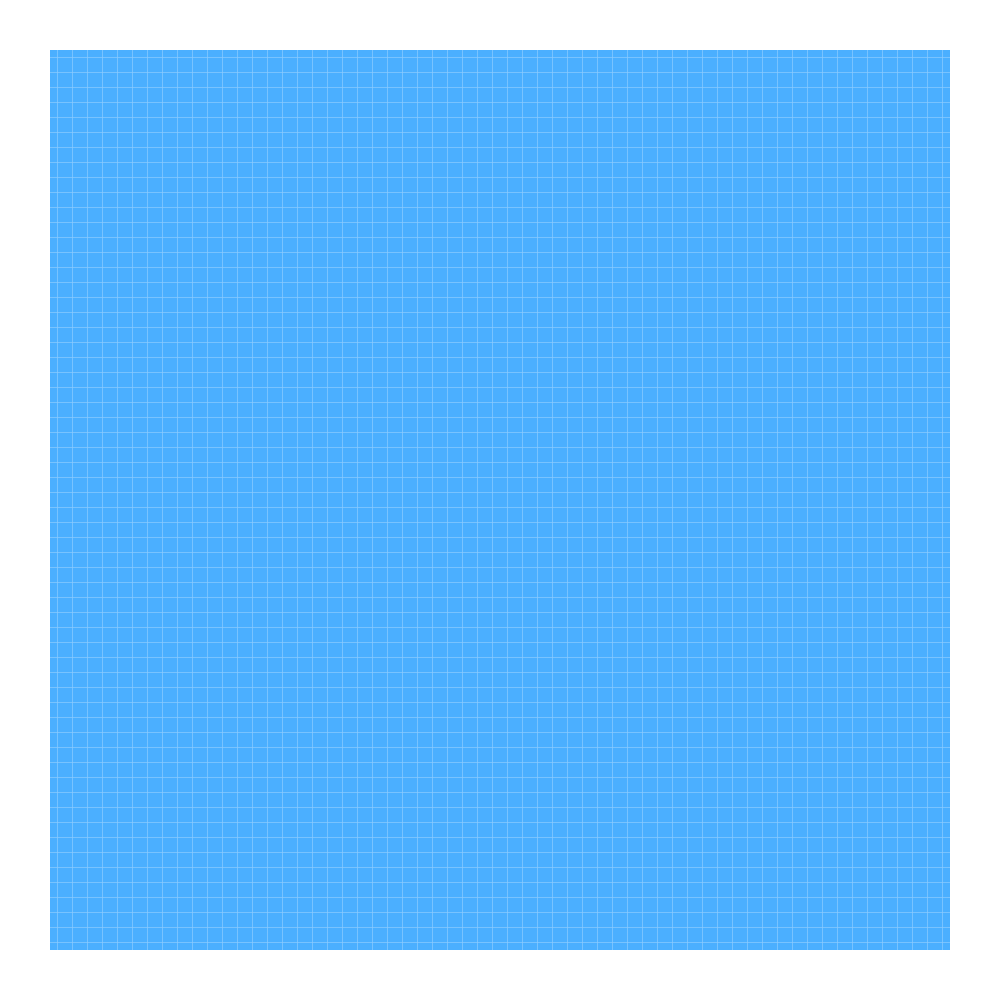
Frame 1 (no input)
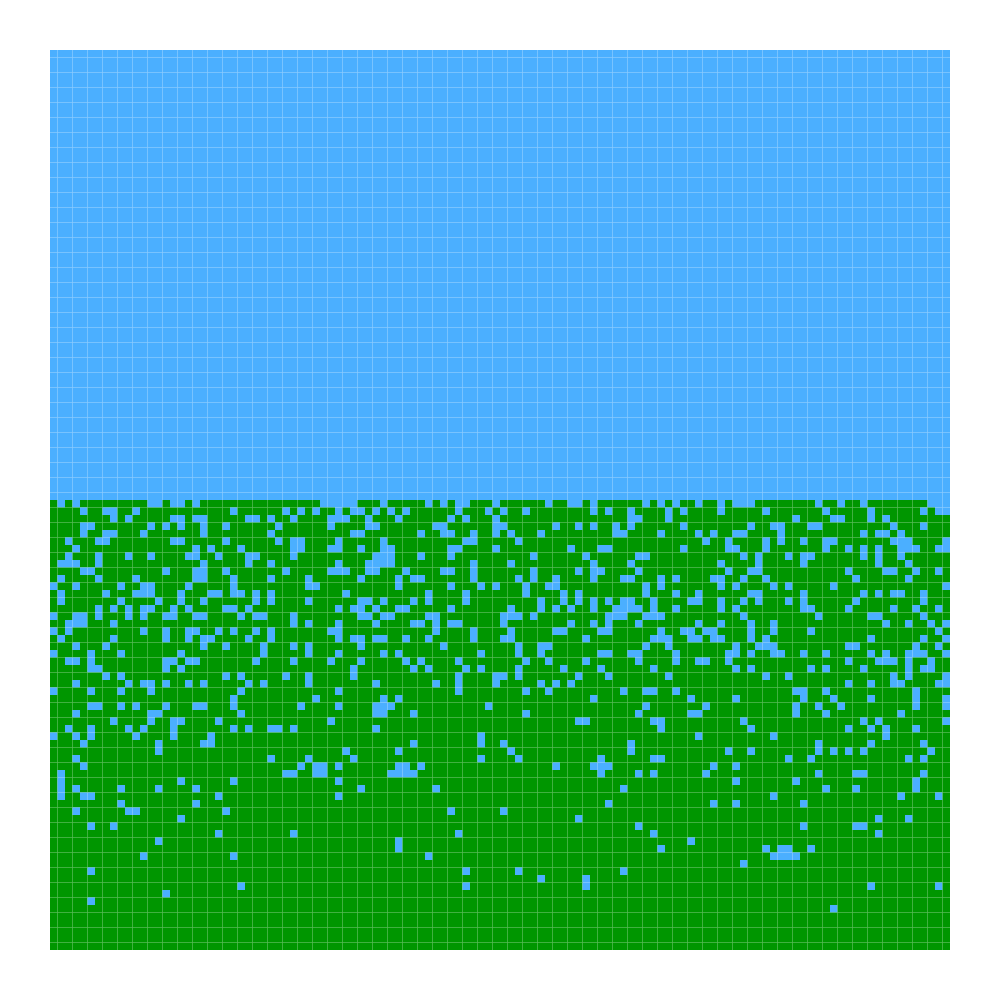
Frame 60 (the mouse pressed at the canvas centre just before this capture)
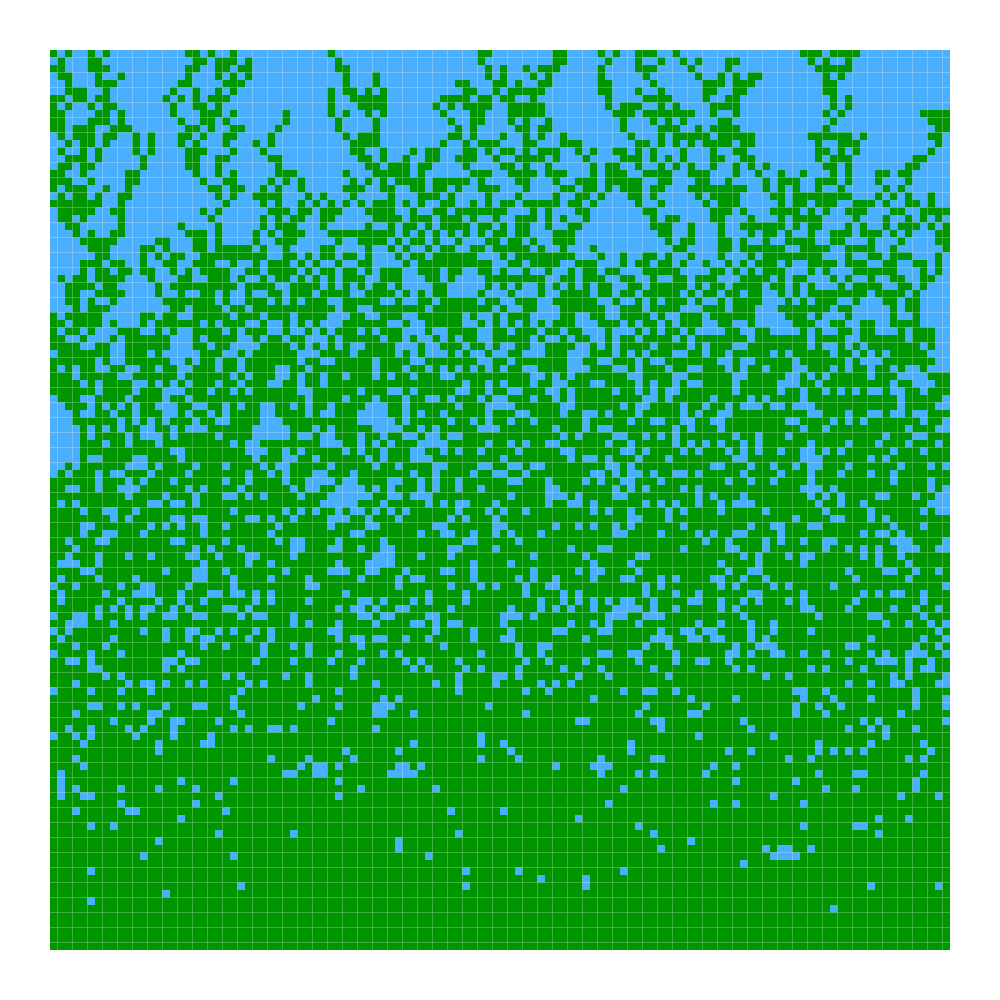
Frame 120 (the mouse held since frame 60 and released just before this capture)

The Processing sketch that drew these frames (run headless with seeded random() and noise(); from frame 60 on, the mouse is pressed at the canvas centre):

// Processing sketch: Flaming_Forest
// ── Flaming_Forest.pde
// Adjustable Variables
int n = 120; //number of cells
int forestGrowthRate = 100; //probability of foliage growth
int fireGrowthRate = 6; //the fire has a 1 in "your number" chance of spreading to an adjacent block
float changeInForestGrowthRate = 1; //probability of change of forestGrowthRate   
int FPS = 60; //Frames per second
boolean randomStart = false; // Allows user to start fire randomly without clicking
int chanceRandomStart = 10000; //If randomStart is true then each block has a 1 in "your number" chance of starting a fire

// Setting Variables
color[][] cellsNow;
color[][] cellsNext;
int[][] burnTimer;
float cellSize;
float padding = 50;
int row = 1;
color black = color(0);
color sky = color(75, 175, 255);
color forest = color(0, 150, 0);
color red = color(255,0,0), orange = color(255,100,0), yellow = color(230,220,0);
color[] fire = {red, orange, yellow};
int rand = int(random( 0, fire.length ));
int rand2 = int(random(0, chanceRandomStart));

void setup() {
  cellsNow = new color[n][n];
  cellsNext = new color[n][n];
  burnTimer = new int[n][n];
  size(1000, 1000);
  cellSize = (width-2*padding)/n;
  frameRate(FPS);
  setTimer();
  setSky();
  startForest(); 
  noStroke();
}

void draw() {
  background(255);
  float y = padding;

  for (int i=0; i<n; i++) {
    for (int j=0; j<n; j++) {
      float x = padding + j*cellSize;

      noStroke();
      fill(cellsNow[i][j]);

      rect(x, y, cellSize, cellSize);
    }
    y += cellSize;
  }
  growForest();
  updateforestGrowthRate();
  charcoal();
  cellsNextToCellsNow();
  spreadFire();
}

// Sets all cells to sky color
void setSky() {
  for (int i=0; i<n; i++) {
    for (int j=0; j<n; j++) {
      cellsNow[i][j] = sky;
      cellsNext[i][j] = sky; }
  }
}

//Sets the next cell values as the current ones so they can be drawn
void cellsNextToCellsNow() {
  for (int i=0; i<n; i++) {
    for (int j=0; j<n; j++) {
      cellsNow[i][j] = cellsNext[i][j];
    }
  }
}

//Starts drawing the forest
void startForest() {
  for (int j = 0; j < n; j++ ) {
    for (int k = 1; k < 4; k ++) {
      cellsNext[n-k][j] = forest;
    }
  }
}

//Continues to grow the forest
void growForest() {
  if (row< n) {
    for (int j = 0; j < n; j++) {
      if (cellsNow[n-row][j] == forest)
        checkNextRow(n-row, j);
    }
    row += 1;
  }
  else {
    if (randomStart) {
      for (int i=0; i<n; i++) {
        for (int j=0; j<n; j++) {
          if (cellsNow[i][j] == forest) {
            rand2 = int(random(0, chanceRandomStart));  
            if (rand2 == 1) {
              int rand = int(random( 0, fire.length ));
              cellsNext[i][j] = fire[rand]; 
            }
          }
        }
      }
    }
  }
}

//Sets the ten frame countdown to draw the burnt remains
void setTimer() {
  for (int i=0; i<n; i++) {
    for (int j=0; j<n; j++) {
      burnTimer[i][j] = 0;
    }  
  }  
}

//Draws burnt remains of the forest
void charcoal() {
  for (int i=0; i<n; i++) {
    for (int j=0; j<n; j++) {
      if (cellsNow[i][j] == red || cellsNow[i][j] == orange || cellsNow[i][j] == yellow) {
        burnTimer[i][j] += 1;
        if (burnTimer[i][j] == 10) {
          cellsNext[i][j] = black; 
        }
      }
    }
  }
}

//Spreads fire
void spreadFire() {
  int fireFraction = 0;
  for (int i=0; i<n; i++) {
    for (int j=0; j<n; j++) {
      if (cellsNow[i][j] == red || cellsNow[i][j] == orange || cellsNow[i][j] == yellow) {
        for(int x = -1; x <= 1; x++) {
          for(int y = -1; y <= 1; y++) {
            try {
              if (cellsNow[i+x][j+y] == forest) {
                fireFraction = int(random(0, fireGrowthRate));
                if (fireFraction == 1) {
                  rand = int(random( 0, fire.length ));        
                  cellsNext[i+x][j+y] = fire[rand]; 
                }
              }
            }
            catch(IndexOutOfBoundsException e) {
            }
          }
        }
      }
    }
  }
}

//Determines if a block should be foliage or sky
//If the random integer is bigger than the forestGrowthRate the block will be sky
void checkNextRow(int i, int j) {
  int growthFraction = 0;
  for (int r = -1; r <= 1; r ++) {
    growthFraction = int(random(0, 100));
    if (growthFraction <= forestGrowthRate) {
      try {
        cellsNext[i-1][j+r] = forest;
      }
      catch(IndexOutOfBoundsException e) {
      }
    } else {
      try {
        cellsNext[i-1][j+r] = sky;
      }
      catch(IndexOutOfBoundsException e) {
      }
    }
  }
}

//Over time the forest growth rate decreases (by chance) from its initial value by a user set value
void updateforestGrowthRate() {
  int updateFraction = 0;
  updateFraction = int(random(0, 10));
  if (updateFraction < 5) {
    forestGrowthRate -= changeInForestGrowthRate;
  }
}

//Sets fire to forest when mouse is clicked
void mouseClicked() {
  if (randomStart == false) {
    int rowWhereWeClicked = int( (mouseY-padding)/cellSize );
    int colWhereWeClicked = int( (mouseX-padding)/cellSize );
    try {
      if (cellsNow[ rowWhereWeClicked ][ colWhereWeClicked ] == forest){
        try {
          rand = int(random( 0, fire.length ));        
          cellsNext[rowWhereWeClicked][colWhereWeClicked] = fire[rand]; 
          cellsNextToCellsNow(); 
          redraw();         
        }
        catch(IndexOutOfBoundsException e) {
        }
      }  
    }
    catch(IndexOutOfBoundsException e) {
    }
  }
}

//Sets fire to forest when mouse is clicked and dragged
void mouseDragged() {
  if (randomStart == false) {
    int rowWhereWeClicked = int( (mouseY-padding)/cellSize );
    int colWhereWeClicked = int( (mouseX-padding)/cellSize );
    try {
      if (cellsNow[ rowWhereWeClicked ][ colWhereWeClicked ] == forest){
        try {
          rand = int(random( 0, fire.length ));        
          cellsNext[rowWhereWeClicked][colWhereWeClicked] = fire[rand]; 
          cellsNextToCellsNow(); 
          redraw();         
        }
        catch(IndexOutOfBoundsException e) {
        }
      }  
    }
    catch(IndexOutOfBoundsException e) {
    }
  }
}
